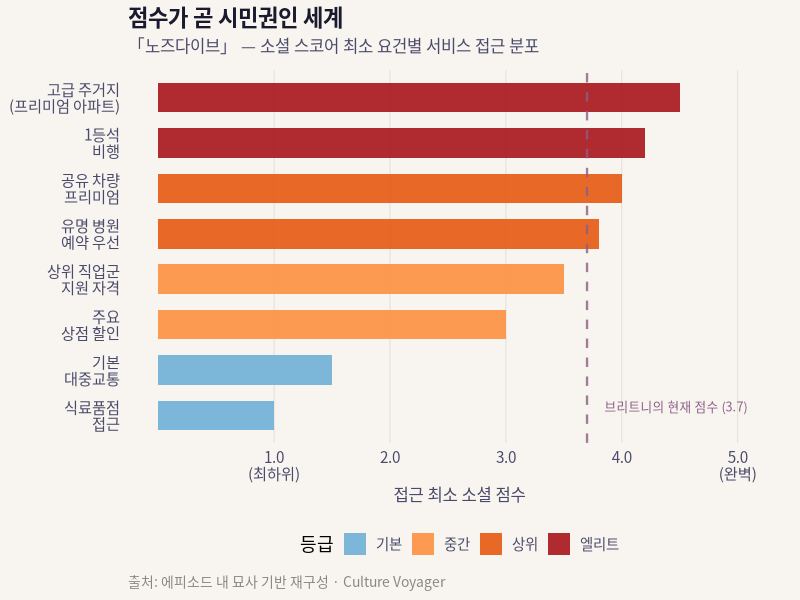
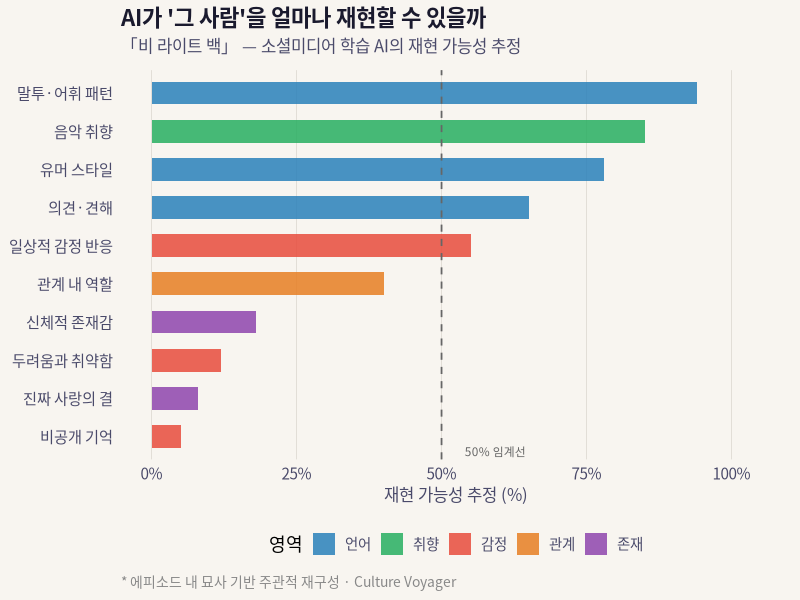
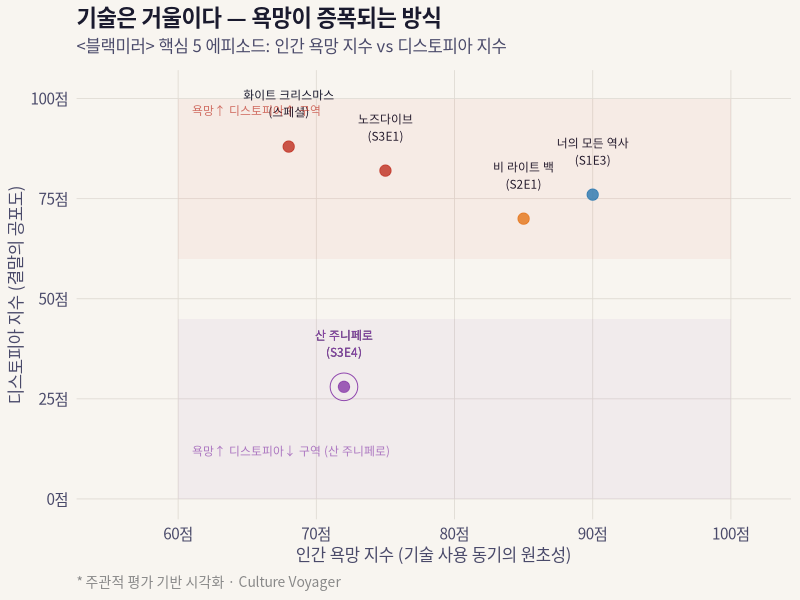
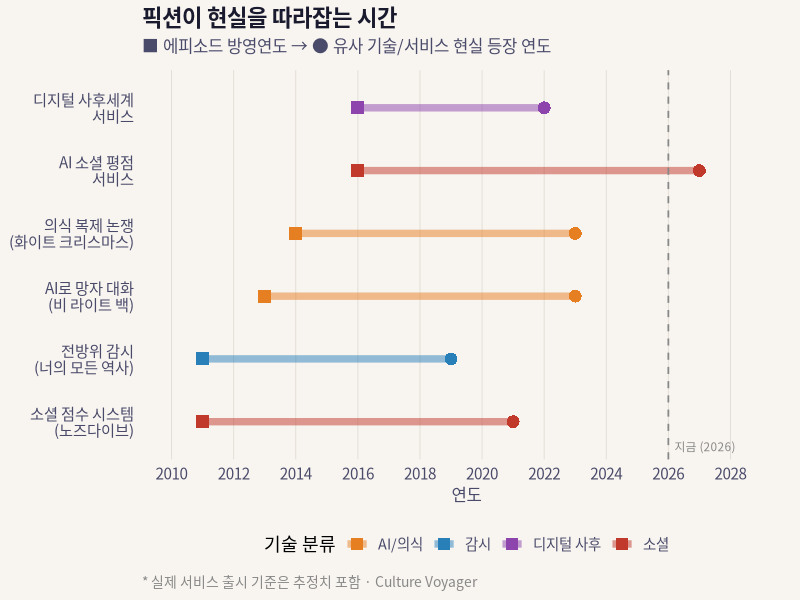
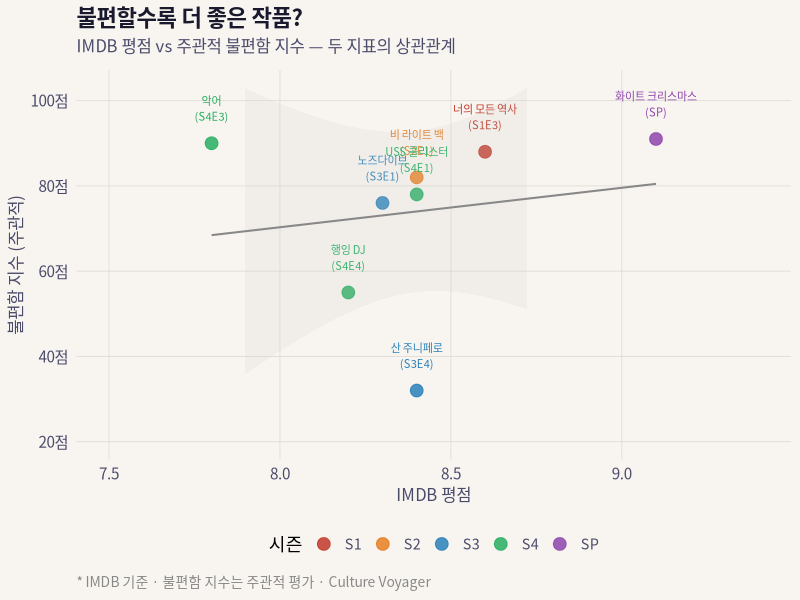
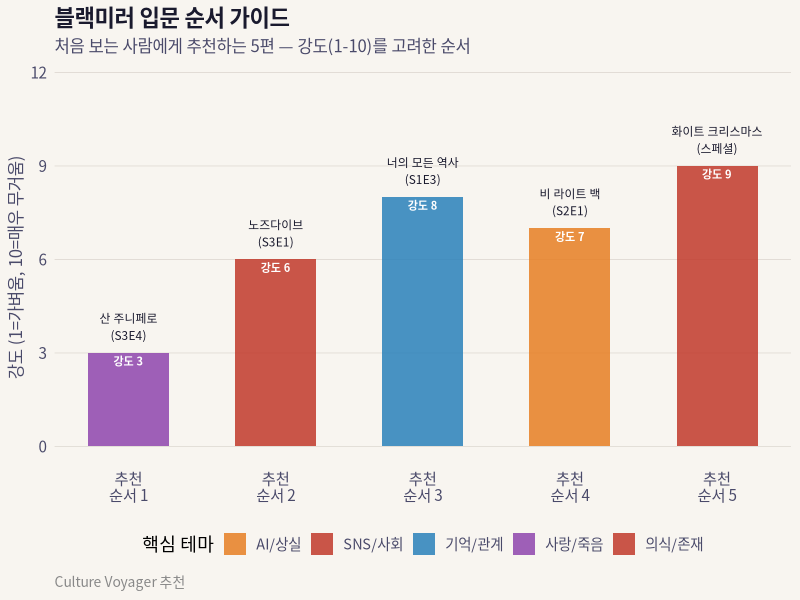

The R source for these figures, in order:
## ---- chunk 1
library(ggplot2)
library(dplyr)
library(tidyr)

theme_voyager_dark <- function(base_size = 13) {
  theme_minimal(base_size = base_size, base_family = "Noto Sans CJK KR") +
    theme(
      plot.title    = element_text(face = "bold", size = base_size + 3,
                                   color = "#1a1a2e", margin = margin(b = 6)),
      plot.subtitle = element_text(size = base_size - 1, color = "#4a4a6a",
                                   lineheight = 1.4, margin = margin(b = 10)),
      plot.caption  = element_text(size = base_size - 3, color = "#888888",
                                   hjust = 0, margin = margin(t = 8)),
      plot.background   = element_rect(fill = "#f8f5f0", color = NA),
      panel.background  = element_rect(fill = "#f8f5f0", color = NA),
      panel.grid.major  = element_line(color = "#e0dbd4", linewidth = 0.3),
      panel.grid.minor  = element_blank(),
      axis.text         = element_text(color = "#4a4a6a", size = base_size - 2),
      axis.title        = element_text(color = "#4a4a6a", size = base_size - 1),
      legend.position   = "bottom",
      legend.background = element_rect(fill = "#f8f5f0", color = NA),
      legend.text       = element_text(color = "#4a4a6a"),
      legend.key        = element_rect(fill = NA, color = NA),
      strip.text        = element_text(face = "bold", color = "#1a1a2e")
    )
}

# Brand palette
col_dystopia  <- "#c0392b"
col_warm      <- "#e67e22"
col_neutral   <- "#2980b9"
col_san_jun   <- "#8e44ad"
col_accent    <- "#c4703f"
col_dark      <- "#1a1a2e"
col_mid       <- "#4a4a6a"
col_light     <- "#b0a8c0"
## ---- chunk 2
#| fig-cap: "「노즈다이브」 사회에서 점수에 따른 접근 가능한 서비스 — 얼마나 많은 것이 숫자 하나에 달려있나"
#| lightbox: true

services_data <- data.frame(
  service   = c("고급 주거지\n(프리미엄 아파트)", "1등석\n비행", "공유 차량\n프리미엄", "유명 병원\n예약 우선", "상위 직업군\n지원 자격", "주요\n상점 할인", "기본\n대중교통", "식료품점\n접근"),
  min_score = c(4.5, 4.2, 4.0, 3.8, 3.5, 3.0, 1.5, 1.0),
  tier      = c("엘리트", "엘리트", "상위", "상위", "중간", "중간", "기본", "기본")
)

services_data$service <- factor(services_data$service,
                                 levels = services_data$service[order(services_data$min_score)])
services_data$tier <- factor(services_data$tier, levels = c("기본", "중간", "상위", "엘리트"))

tier_colors <- c("기본" = "#6baed6", "중간" = "#fd8d3c",
                 "상위" = "#e6550d", "엘리트" = "#a50f15")

ggplot(services_data, aes(x = service, y = min_score, fill = tier)) +
  geom_col(width = 0.65, alpha = 0.88) +
  geom_hline(yintercept = 3.7, linetype = "dashed", color = "#8b5e83",
             linewidth = 0.8, alpha = 0.8) +
  annotate("text", x = 1.2, y = 3.85, label = "브리트니의 현재 점수 (3.7)",
           family = "Noto Sans CJK KR", size = 3.2, color = "#8b5e83", hjust = 0) +
  scale_fill_manual(values = tier_colors) +
  scale_y_continuous(limits = c(0, 5.2), breaks = c(1, 2, 3, 4, 5),
                     labels = c("1.0\n(최하위)", "2.0", "3.0", "4.0", "5.0\n(완벽)")) +
  coord_flip() +
  labs(
    title    = "점수가 곧 시민권인 세계",
    subtitle = "「노즈다이브」 — 소셜 스코어 최소 요건별 서비스 접근 분포",
    x        = NULL,
    y        = "접근 최소 소셜 점수",
    fill     = "등급",
    caption  = "출처: 에피소드 내 묘사 기반 재구성 · Culture Voyager"
  ) +
  theme_voyager_dark() +
  theme(panel.grid.major.y = element_blank())
## ---- chunk 3
#| fig-cap: "「비 라이트 백」 — AI가 재현할 수 있는 것과 없는 것의 경계"
#| fig-height: 5.5
#| lightbox: true

dimensions <- data.frame(
  category = c(
    "말투·어휘 패턴",
    "유머 스타일",
    "음악 취향",
    "의견·견해",
    "일상적 감정 반응",
    "관계 내 역할",
    "두려움과 취약함",
    "비공개 기억",
    "신체적 존재감",
    "진짜 사랑의 결"
  ),
  ai_score = c(94, 78, 85, 65, 55, 40, 12, 5, 18, 8),
  type = c("언어", "언어", "취향", "언어", "감정", "관계", "감정", "감정", "존재", "존재")
)

dimensions$category <- factor(dimensions$category,
                               levels = dimensions$category[order(dimensions$ai_score)])
dimensions$type <- factor(dimensions$type,
                           levels = c("언어", "취향", "감정", "관계", "존재"))

type_colors <- c(
  "언어" = "#2980b9",
  "취향" = "#27ae60",
  "감정" = "#e74c3c",
  "관계" = "#e67e22",
  "존재" = "#8e44ad"
)

ggplot(dimensions, aes(x = category, y = ai_score, fill = type)) +
  geom_col(width = 0.6, alpha = 0.85) +
  geom_hline(yintercept = 50, linetype = "dashed",
             color = "#666666", linewidth = 0.6) +
  annotate("text", x = 0.6, y = 54, label = "50% 임계선",
           family = "Noto Sans CJK KR", size = 3, color = "#666666", hjust = 0) +
  scale_fill_manual(values = type_colors) +
  scale_y_continuous(limits = c(0, 105), labels = function(x) paste0(x, "%")) +
  coord_flip() +
  labs(
    title    = "AI가 '그 사람'을 얼마나 재현할 수 있을까",
    subtitle = "「비 라이트 백」 — 소셜미디어 학습 AI의 재현 가능성 추정",
    x        = NULL,
    y        = "재현 가능성 추정 (%)",
    fill     = "영역",
    caption  = "* 에피소드 내 묘사 기반 주관적 재구성 · Culture Voyager"
  ) +
  theme_voyager_dark() +
  theme(panel.grid.major.y = element_blank())
## ---- chunk 4
#| fig-cap: "5개 핵심 에피소드 비교 — 기술 종류별 디스토피아 지수와 인간 욕망 지수"
#| fig-height: 6
#| lightbox: true

episodes_data <- data.frame(
  episode      = c("노즈다이브\n(S3E1)", "비 라이트 백\n(S2E1)", "너의 모든 역사\n(S1E3)", "화이트 크리스마스\n(스페셜)", "산 주니페로\n(S3E4)"),
  dystopia_idx = c(82, 70, 76, 88, 28),
  desire_idx   = c(75, 85, 90, 68, 72),
  tech_type    = c("소셜 평점", "AI 의식 복제", "기억 녹화", "의식 이식", "디지털 사후세계"),
  is_warm      = c(FALSE, FALSE, FALSE, FALSE, TRUE)
)

episodes_data$episode <- factor(episodes_data$episode,
                                 levels = episodes_data$episode)

text_colors <- ifelse(episodes_data$is_warm, "#8e44ad", "#1a1a2e")
point_colors <- c(
  "소셜 평점"       = "#c0392b",
  "AI 의식 복제"    = "#e67e22",
  "기억 녹화"       = "#2980b9",
  "의식 이식"       = "#c0392b",
  "디지털 사후세계" = "#8e44ad"
)

ggplot(episodes_data, aes(x = desire_idx, y = dystopia_idx,
                           color = tech_type, size = 3.5)) +
  geom_point(alpha = 0.85, show.legend = FALSE) +
  geom_point(data = subset(episodes_data, is_warm),
             aes(x = desire_idx, y = dystopia_idx),
             shape = 1, size = 9, color = "#8e44ad", linewidth = 1.5,
             show.legend = FALSE) +
  geom_text(aes(label = episode), vjust = -1.15, hjust = 0.5,
            family = "Noto Sans CJK KR", size = 3.0, color = "#1a1a2e",
            show.legend = FALSE) +
  geom_text(data = subset(episodes_data, is_warm),
            aes(label = episode), vjust = -1.15, hjust = 0.5,
            family = "Noto Sans CJK KR", size = 3.0, color = "#8e44ad",
            show.legend = FALSE) +
  annotate("rect", xmin = 60, xmax = 100, ymin = 60, ymax = 100,
           fill = "#e74c3c", alpha = 0.06) +
  annotate("text", x = 61, y = 97, label = "욕망↑ 디스토피아↑ 구역",
           family = "Noto Sans CJK KR", size = 3.0,
           color = "#c0392b", hjust = 0, alpha = 0.7) +
  annotate("rect", xmin = 60, xmax = 100, ymin = 0, ymax = 45,
           fill = "#8e44ad", alpha = 0.06) +
  annotate("text", x = 61, y = 12, label = "욕망↑ 디스토피아↓ 구역 (산 주니페로)",
           family = "Noto Sans CJK KR", size = 3.0,
           color = "#8e44ad", hjust = 0, alpha = 0.7) +
  scale_color_manual(values = point_colors) +
  scale_size_identity() +
  scale_x_continuous(limits = c(55, 102), labels = function(x) paste0(x, "점")) +
  scale_y_continuous(limits = c(0, 102), labels = function(x) paste0(x, "점")) +
  labs(
    title    = "기술은 거울이다 — 욕망이 증폭되는 방식",
    subtitle = "<블랙미러> 핵심 5 에피소드: 인간 욕망 지수 vs 디스토피아 지수",
    x        = "인간 욕망 지수 (기술 사용 동기의 원초성)",
    y        = "디스토피아 지수 (결말의 공포도)",
    caption  = "* 주관적 평가 기반 시각화 · Culture Voyager"
  ) +
  theme_voyager_dark()
## ---- chunk 5
#| fig-cap: "기술 불안의 역사 — SF가 예견한 것들이 현실이 된 시간축"
#| fig-height: 6.5
#| lightbox: true

timeline_data <- data.frame(
  year_fiction  = c(2011, 2013, 2011, 2014, 2016, 2016),
  year_reality  = c(2021, 2023, 2019, 2023, 2022, 2027),
  episode_label = c("소셜 점수 시스템\n(노즈다이브)", "AI로 망자 대화\n(비 라이트 백)", "전방위 감시\n(너의 모든 역사)", "의식 복제 논쟁\n(화이트 크리스마스)", "디지털 사후세계\n서비스", "AI 소셜 평점\n서비스"),
  category      = c("소셜", "AI/의식", "감시", "AI/의식", "디지털 사후", "소셜")
)

cat_colors <- c(
  "소셜"       = "#c0392b",
  "AI/의식"    = "#e67e22",
  "감시"       = "#2980b9",
  "디지털 사후" = "#8e44ad"
)

ggplot(timeline_data, aes(color = category)) +
  geom_segment(aes(x = year_fiction, xend = year_reality,
                    y = reorder(episode_label, year_fiction),
                    yend = reorder(episode_label, year_fiction)),
               linewidth = 2.5, alpha = 0.5) +
  geom_point(aes(x = year_fiction, y = reorder(episode_label, year_fiction)),
             size = 4, shape = 15) +
  geom_point(aes(x = year_reality, y = reorder(episode_label, year_fiction)),
             size = 4, shape = 16) +
  geom_vline(xintercept = 2026, linetype = "dashed",
             color = "#888888", linewidth = 0.6) +
  annotate("text", x = 2026.2, y = 0.6, label = "지금 (2026)",
           family = "Noto Sans CJK KR", size = 3.0, color = "#888888", hjust = 0) +
  scale_color_manual(values = cat_colors) +
  scale_x_continuous(limits = c(2010, 2029),
                     breaks = seq(2010, 2028, by = 2)) +
  labs(
    title    = "픽션이 현실을 따라잡는 시간",
    subtitle = "■ 에피소드 방영연도 → ● 유사 기술/서비스 현실 등장 연도",
    x        = "연도",
    y        = NULL,
    color    = "기술 분류",
    caption  = "* 실제 서비스 출시 기준은 추정치 포함 · Culture Voyager"
  ) +
  theme_voyager_dark() +
  theme(panel.grid.major.y = element_blank())
## ---- chunk 6
#| fig-cap: "IMDB 평점 vs 주관적 불편함 지수 — 좋은 에피소드가 꼭 편안한 건 아니다"
#| fig-height: 5.5
#| lightbox: true

imdb_data <- data.frame(
  episode = c(
    "노즈다이브\n(S3E1)",
    "비 라이트 백\n(S2E1)",
    "너의 모든 역사\n(S1E3)",
    "화이트 크리스마스\n(SP)",
    "산 주니페로\n(S3E4)",
    "USS 콜리스터\n(S4E1)",
    "악어\n(S4E3)",
    "행잉 DJ\n(S4E4)"
  ),
  imdb    = c(8.3, 8.4, 8.6, 9.1, 8.4, 8.4, 7.8, 8.2),
  discomfort = c(76, 82, 88, 91, 32, 78, 90, 55),
  season  = c("S3", "S2", "S1", "SP", "S3", "S4", "S4", "S4")
)

season_colors <- c(
  "S1" = "#c0392b",
  "S2" = "#e67e22",
  "S3" = "#2980b9",
  "S4" = "#27ae60",
  "SP" = "#8e44ad"
)

ggplot(imdb_data, aes(x = imdb, y = discomfort, color = season, label = episode)) +
  geom_point(size = 4, alpha = 0.85) +
  geom_text(vjust = -0.9, hjust = 0.5,
            family = "Noto Sans CJK KR", size = 2.8, show.legend = FALSE) +
  geom_smooth(method = "lm", se = TRUE, color = "#888888",
              linewidth = 0.7, alpha = 0.15, fill = "#cccccc") +
  scale_color_manual(values = season_colors) +
  scale_x_continuous(limits = c(7.5, 9.4), breaks = seq(7.5, 9.5, 0.5)) +
  scale_y_continuous(limits = c(20, 103), labels = function(x) paste0(x, "점")) +
  labs(
    title    = "불편할수록 더 좋은 작품?",
    subtitle = "IMDB 평점 vs 주관적 불편함 지수 — 두 지표의 상관관계",
    x        = "IMDB 평점",
    y        = "불편함 지수 (주관적)",
    color    = "시즌",
    caption  = "* IMDB 기준 · 불편함 지수는 주관적 평가 · Culture Voyager"
  ) +
  theme_voyager_dark()
## ---- chunk 7
#| fig-cap: "처음 보는 사람을 위한 블랙미러 입문 가이드 — 강도와 추천 순서"
#| fig-height: 5.5
#| lightbox: true

guide_data <- data.frame(
  episode   = c("산 주니페로\n(S3E4)", "노즈다이브\n(S3E1)", "너의 모든 역사\n(S1E3)",
                "비 라이트 백\n(S2E1)", "화이트 크리스마스\n(스페셜)"),
  order     = c(1, 2, 3, 4, 5),
  intensity = c(3, 6, 8, 7, 9),
  theme     = c("사랑/죽음", "SNS/사회", "기억/관계", "AI/상실", "의식/존재"),
  color_val = c("#8e44ad", "#c0392b", "#2980b9", "#e67e22", "#c0392b")
)

ggplot(guide_data, aes(x = order, y = intensity, fill = theme)) +
  geom_col(width = 0.55, alpha = 0.85) +
  geom_text(aes(label = episode), vjust = -0.5, hjust = 0.5,
            family = "Noto Sans CJK KR", size = 3.0, color = "#1a1a2e") +
  geom_text(aes(label = paste0("강도 ", intensity)), vjust = 1.4,
            family = "Noto Sans CJK KR", size = 2.8, color = "#ffffff", fontface = "bold") +
  scale_fill_manual(values = c(
    "사랑/죽음" = "#8e44ad",
    "SNS/사회"  = "#c0392b",
    "기억/관계" = "#2980b9",
    "AI/상실"   = "#e67e22",
    "의식/존재" = "#c0392b"
  )) +
  scale_x_continuous(breaks = 1:5, labels = paste0("추천\n순서 ", 1:5)) +
  scale_y_continuous(limits = c(0, 11.5)) +
  labs(
    title    = "블랙미러 입문 순서 가이드",
    subtitle = "처음 보는 사람에게 추천하는 5편 — 강도(1-10)를 고려한 순서",
    x        = NULL,
    y        = "강도 (1=가벼움, 10=매우 무거움)",
    fill     = "핵심 테마",
    caption  = "Culture Voyager 추천"
  ) +
  theme_voyager_dark() +
  theme(panel.grid.major.x = element_blank())
